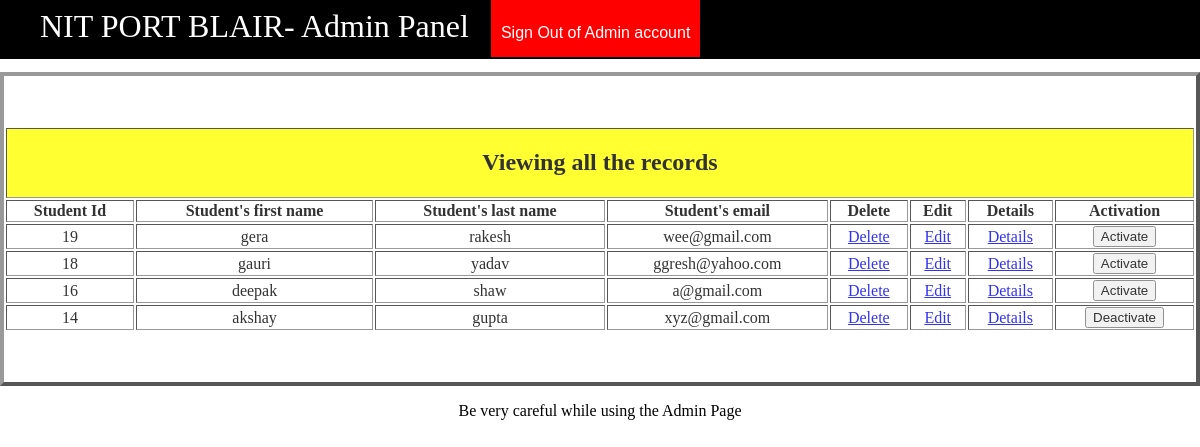
The page /view.php on the database its author committed.
### tables this page shows
CREATE TABLE `student` (
  `st_id` int(11) NOT NULL,
  `fname` text NOT NULL,
  `lname` text NOT NULL,
  `address` text NOT NULL,
  `password1` text NOT NULL,
  `num` text NOT NULL,
  `score` text NOT NULL,
  `dob` text NOT NULL,
  `email` varchar(56) NOT NULL,
  `gender` text NOT NULL,
  `hobbies` text NOT NULL,
  `activate` tinyint(1) NOT NULL DEFAULT '0'
);

### view.php (the view, shortened to what this page needs)
<!DOCTYPE html>
<html>
<head>
 <link rel="stylesheet" href="style1.css">
</head>
<body>
<header>
	        <nav>
		        <h1>NIT PORT BLAIR- Admin Panel</h1>
		        <ul id="nav">
			        <li><a class="homered" href="logout1.php">Sign Out of Admin account</a></li>
			    </ul>
		    </nav>
	    </header>
<table align='center' id="registration" witdth=100% border='4'>
<tr>
<td colspan='20' align='center' bgcolor='yellow'>
<h2>Viewing all the records</h2>
</td>
</tr>
<tr align='center' >
<th>Student Id</th>
<th>Student's first name</th>
<th>Student's last name</th>
<th>Student's email</th>
<th>Delete</th>
<th>Edit</th>
<th>Details</th>
<th>Activation</th>
</tr>
<?php
   $conn=mysqli_connect('localhost','root','') ;
   $que="select * from student order by 1 DESC";
   $run= mysqli_query($conn, $que);
   while($row=mysqli_fetch_array($run))
   {
	$u_id  = $row['st_id'] ;
	$fname = $row['fname'];
    $lname = $row['lname'];
    $email =  $row['email'];
   ?>
<tr align='center'>
<td><?php echo $u_id; ?></td>
<td><?php echo $fname; ?></td>
<td><?php echo $lname; ?></td>
<td><?php echo $email; ?></td>
<td><a href='delete.php?delete=<?php echo $u_id?>'>Delete</a></td>
<td><a href='edit.php?edit=<?php echo $u_id?>'>Edit</a></td>
<td><a href='detail.php?detail=<?php echo $u_id?>'>Details</a></td>
<td><?php
                            if($row['activate'] == 0){
                                ?>
                                <button onclick="setIsActive('<?php echo $row['st_id']; ?>', 1)" class="btn btn-success">Activate</button>
                                <?php
                            }else{
                                ?>
                                <button onclick="setIsActive('<?php echo $row['st_id']; ?>', 0)" class="btn btn-danger">Deactivate</button>
                                <?php
                            }
                        ?></td>
</tr>
   <?php } ?>
 </table>
<center><p>Be very careful while using the Admin Page</p></center>
</body>
</html>

### style1.css (style rules this page uses)
body { margin: 0; }
header { background: black; color: white; padding: 8px 0px 6px 40px; height: 45px; }
header h1 { display: inline; font-family: 'Permanent Marker', cursive; font-weight: 400; font-size: 32px; float: left; margin-top: 0px; margin-right: 10px; }
nav ul { display: inline; padding: 0px; float: left; }
nav ul li { display: inline-block; list-style-type: none; color: white; float: left; margin-left: 12px; }
nav ul li a { color: white; text-decoration: none; }
#nav { font-family: 'Orbitron', sans-serif; }
.homered { background-color: red; padding: 30px 10px 16px 10px; }
body { width: 100%; height: 100%; background-repeat: no repeat; background-size: cover; }
#registration { width: 100%; background-color: white; opacity: 0.8; padding: 50px 0px; background-size: cover; }

### rows shown on the page
student: st_id "19", fname "gera", lname "rakesh", email "wee@gmail.com"
student: st_id "18", fname "gauri", lname "yadav", email "ggresh@yahoo.com"
student: st_id "16", fname "deepak", lname "shaw", email "a@gmail.com"
student: st_id "14", fname "akshay", lname "gupta", email "xyz@gmail.com"
